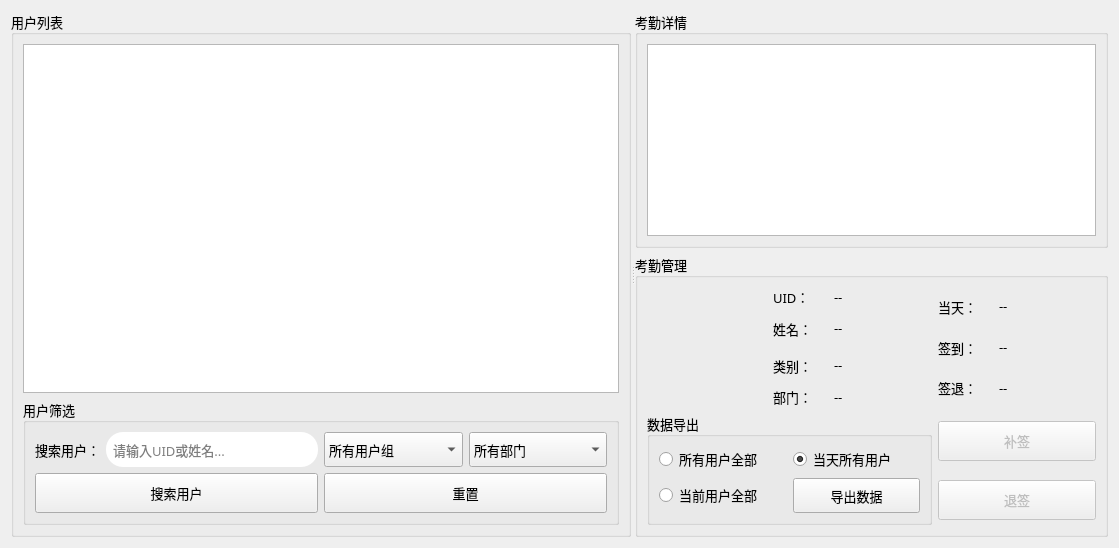
      <widget class="QWidget" name="page_attendManage">
       <layout class="QGridLayout" name="gridLayout_36">
        <item row="0" column="0">
         <widget class="QSplitter" name="splitter_4">
          <property name="orientation">
           <enum>Qt::Horizontal</enum>
          </property>
          <widget class="QGroupBox" name="groupBox_10">
           <property name="minimumSize">
            <size>
             <width>620</width>
             <height>0</height>
            </size>
           </property>
           <property name="font">
            <font>
             <family>微软雅黑</family>
             <pointsize>10</pointsize>
            </font>
           </property>
           <property name="title">
            <string>用户列表</string>
           </property>
           <layout class="QGridLayout" name="gridLayout_33">
            <item row="0" column="0">
             <widget class="QTableView" name="tableView_attendUsers"/>
            </item>
            <item row="1" column="0">
             <widget class="QGroupBox" name="groupBox_30">
              <property name="font">
               <font>
                <family>微软雅黑</family>
                <pointsize>10</pointsize>
               </font>
              </property>
              <property name="title">
               <string>用户筛选</string>
              </property>
              <layout class="QGridLayout" name="gridLayout_66">
               <item row="0" column="1">
                <layout class="QGridLayout" name="gridLayout_65">
                 <item row="0" column="0">
                  <widget class="QComboBox" name="comboBox_group_2">
                   <property name="sizePolicy">
                    <sizepolicy hsizetype="Expanding" vsizetype="Fixed">
                     <horstretch>0</horstretch>
                     <verstretch>0</verstretch>
                    </sizepolicy>
                   </property>
                   <property name="minimumSize">
                    <size>
                     <width>0</width>
                     <height>35</height>
                    </size>
                   </property>
                   <item>
                    <property name="text">
                     <string>所有用户组</string>
                    </property>
                   </item>
                  </widget>
                 </item>
                 <item row="0" column="1">
                  <widget class="QComboBox" name="comboBox_department_2">
                   <property name="sizePolicy">
                    <sizepolicy hsizetype="Expanding" vsizetype="Fixed">
                     <horstretch>0</horstretch>
                     <verstretch>0</verstretch>
                    </sizepolicy>
                   </property>
                   <property name="minimumSize">
                    <size>
                     <width>0</width>
                     <height>35</height>
                    </size>
                   </property>
                   <item>
                    <property name="text">
                     <string>所有部门</string>
                    </property>
                   </item>
                  </widget>
                 </item>
                 <item row="1" column="0" colspan="2">
                  <widget class="QPushButton" name="btn_attendManagePage_recovery">
                   <property name="minimumSize">
                    <size>
                     <width>0</width>
                     <height>40</height>
                    </size>
                   </property>
                   <property name="text">
                    <string>重置</string>
                   </property>
                  </widget>
                 </item>
                </layout>
               </item>
               <item row="0" column="0">
                <layout class="QGridLayout" name="gridLayout_30">
                 <item row="0" column="0">
                  <widget class="QLabel" name="label_21">
                   <property name="text">
                    <string>搜索用户：</string>
                   </property>
                  </widget>
                 </item>
                 <item row="0" column="1">
                  <widget class="QLineEdit" name="lineEdit_searchUid_attend">
                   <property name="minimumSize">
                    <size>
                     <width>0</width>
                     <height>35</height>
                    </size>
                   </property>
                   <property name="font">
                    <font>
                     <family>微软雅黑</family>
                     <pointsize>10</pointsize>
                    </font>
                   </property>
                   <property name="styleSheet">
                    <string notr="true">border-radius: 17.4px;/*设置圆角的大小*/
border: .5px solid rgb(207, 207, 207);
padding: 0px 5px;</string>
                   </property>
                   <property name="text">
                    <string/>
                   </property>
                   <property name="echoMode">
                    <enum>QLineEdit::Normal</enum>
                   </property>
                   <property name="placeholderText">
                    <string>请输入UID或姓名...</string>
                   </property>
                  </widget>
                 </item>
                 <item row="1" column="0" colspan="2">
                  <widget class="QPushButton" name="btn_attendManagePage_search">
                   <property name="minimumSize">
                    <size>
                     <width>0</width>
                     <height>40</height>
                    </size>
                   </property>
                   <property name="text">
                    <string>搜索用户</string>
                   </property>
                   <property name="icon">
                    <iconset resource="resource.qrc">
                     <normaloff>:/images/color_icon/color-search.svg</normaloff>:/images/color_icon/color-search.svg</iconset>
                   </property>
                   <property name="iconSize">
                    <size>
                     <width>20</width>
                     <height>20</height>
                    </size>
                   </property>
                  </widget>
                 </item>
                </layout>
               </item>
              </layout>
             </widget>
            </item>
           </layout>
          </widget>
          <widget class="QWidget" name="layoutWidget">
           <layout class="QVBoxLayout" name="verticalLayout">
            <item>
             <widget class="QGroupBox" name="groupBox_11">
              <property name="minimumSize">
               <size>
                <width>473</width>
                <height>0</height>
               </size>
              </property>
              <property name="font">
               <font>
                <family>微软雅黑</family>
                <pointsize>10</pointsize>
               </font>
              </property>
              <property name="title">
               <string>考勤详情</string>
              </property>
              <layout class="QGridLayout" name="gridLayout_34">
               <item row="0" column="0">
                <widget class="QTableView" name="tableView_attendInfo"/>
               </item>
              </layout>
             </widget>
            </item>
            <item>
             <widget class="QGroupBox" name="groupBox_12">
              <property name="minimumSize">
               <size>
                <width>473</width>
                <height>0</height>
               </size>
              </property>
              <property name="font">
               <font>
                <family>微软雅黑</family>
                <pointsize>10</pointsize>
               </font>
              </property>
              <property name="title">
               <string>考勤管理</string>
              </property>
              <layout class="QGridLayout" name="gridLayout_35">
               <item row="4" column="3" rowspan="2">
                <widget class="QLabel" name="label_26">
                 <property name="minimumSize">
                  <size>
                   <width>40</width>
                   <height>0</height>
                  </size>
                 </property>
                 <property name="maximumSize">
                  <size>
                   <width>55</width>
                   <height>35</height>
                  </size>
                 </property>
                 <property name="text">
                  <string>签退：</string>
                 </property>
                </widget>
               </item>
               <item row="5" column="2">
                <widget class="QLabel" name="label_attendManagePage_dpt">
                 <property name="maximumSize">
                  <size>
                   <width>16777215</width>
                   <height>30</height>
                  </size>
                 </property>
                 <property name="text">
                  <string>--</string>
                 </property>
                </widget>
               </item>
               <item row="0" column="4" rowspan="2">
                <widget class="QLabel" name="label_attendManagePage_status">
                 <property name="maximumSize">
                  <size>
                   <width>16777215</width>
                   <height>30</height>
                  </size>
                 </property>
                 <property name="text">
                  <string>--</string>
                 </property>
                </widget>
               </item>
               <item row="0" column="0" rowspan="6">
                <widget class="QLabel" name="attendManagePage_avatar">
                 <property name="minimumSize">
                  <size>
                   <width>120</width>
                   <height>120</height>
                  </size>
                 </property>
                 <property name="maximumSize">
                  <size>
                   <width>120</width>
                   <height>120</height>
                  </size>
                 </property>
                 <property name="font">
                  <font>
                   <family>微软雅黑</family>
                   <pointsize>16</pointsize>
                  </font>
                 </property>
                 <property name="styleSheet">
                  <string notr="true">margin:5px;</string>
                 </property>
                 <property name="pixmap">
                  <pixmap resource="resource.qrc">:/images/color_icon/user.svg</pixmap>
                 </property>
                 <property name="scaledContents">
                  <bool>true</bool>
                 </property>
                </widget>
               </item>
               <item row="7" column="3" colspan="2">
                <widget class="QPushButton" name="btn_attendManage_cancelAttend">
                 <property name="enabled">
                  <bool>false</bool>
                 </property>
                 <property name="minimumSize">
                  <size>
                   <width>0</width>
                   <height>40</height>
                  </size>
                 </property>
                 <property name="text">
                  <string>退签</string>
                 </property>
                </widget>
               </item>
               <item row="2" column="3" rowspan="2">
                <widget class="QLabel" name="label_25">
                 <property name="minimumSize">
                  <size>
                   <width>40</width>
                   <height>0</height>
                  </size>
                 </property>
                 <property name="maximumSize">
                  <size>
                   <width>55</width>
                   <height>35</height>
                  </size>
                 </property>
                 <property name="text">
                  <string>签到：</string>
                 </property>
                </widget>
               </item>
               <item row="2" column="4" rowspan="2">
                <widget class="QLabel" name="label_attendManagePage_beginTime">
                 <property name="maximumSize">
                  <size>
                   <width>16777215</width>
                   <height>30</height>
                  </size>
                 </property>
                 <property name="text">
                  <string>--</string>
                 </property>
                </widget>
               </item>
               <item row="6" column="3" colspan="2">
                <widget class="QPushButton" name="btn_attendManage_reAttend">
                 <property name="enabled">
                  <bool>false</bool>
                 </property>
                 <property name="minimumSize">
                  <size>
                   <width>0</width>
                   <height>40</height>
                  </size>
                 </property>
                 <property name="text">
                  <string>补签</string>
                 </property>
                </widget>
               </item>
               <item row="3" column="2" rowspan="2">
                <widget class="QLabel" name="label_attendManagePage_group">
                 <property name="maximumSize">
                  <size>
                   <width>16777215</width>
                   <height>30</height>
                  </size>
                 </property>
                 <property name="text">
                  <string>--</string>
                 </property>
                </widget>
               </item>
               <item row="0" column="2">
                <widget class="QLabel" name="label_attendManagePage_uid">
                 <property name="maximumSize">
                  <size>
                   <width>16777215</width>
                   <height>30</height>
                  </size>
                 </property>
                 <property name="text">
                  <string>--</string>
                 </property>
                </widget>
               </item>
               <item row="1" column="2" rowspan="2">
                <widget class="QLabel" name="label_attendManagePage_name">
                 <property name="maximumSize">
                  <size>
                   <width>16777215</width>
                   <height>30</height>
                  </size>
                 </property>
                 <property name="text">
                  <string>--</string>
                 </property>
                </widget>
               </item>
               <item row="0" column="3" rowspan="2">
                <widget class="QLabel" name="label_24">
                 <property name="minimumSize">
                  <size>
                   <width>40</width>
                   <height>0</height>
                  </size>
                 </property>
                 <property name="maximumSize">
                  <size>
                   <width>55</width>
                   <height>35</height>
                  </size>
                 </property>
                 <property name="text">
                  <string>当天：</string>
                 </property>
                </widget>
               </item>
               <item row="0" column="1">
                <widget class="QLabel" name="label_15">
                 <property name="minimumSize">
                  <size>
                   <width>40</width>
                   <height>0</height>
                  </size>
                 </property>
                 <property name="maximumSize">
                  <size>
                   <width>55</width>
                   <height>35</height>
                  </size>
                 </property>
                 <property name="text">
                  <string>UID：</string>
                 </property>
                </widget>
               </item>
               <item row="1" column="1" rowspan="2">
                <widget class="QLabel" name="label_22">
                 <property name="minimumSize">
                  <size>
                   <width>40</width>
                   <height>0</height>
                  </size>
                 </property>
                 <property name="maximumSize">
                  <size>
                   <width>55</width>
                   <height>35</height>
                  </size>
                 </property>
                 <property name="text">
                  <string>姓名：</string>
                 </property>
                </widget>
               </item>
               <item row="6" column="0" rowspan="2" colspan="3">
                <widget class="QGroupBox" name="groupBox_31">
                 <property name="font">
                  <font>
                   <family>微软雅黑</family>
                   <pointsize>10</pointsize>
                  </font>
                 </property>
                 <property name="title">
                  <string>数据导出</string>
                 </property>
                 <layout class="QGridLayout" name="gridLayout_3">
                  <item row="0" column="0">
                   <widget class="QRadioButton" name="rBtn_attendManagePage_all">
                    <property name="text">
                     <string>所有用户全部</string>
                    </property>
                   </widget>
                  </item>
                  <item row="0" column="1">
                   <widget class="QRadioButton" name="rBtn_attendManagePage_allToday">
                    <property name="text">
                     <string>当天所有用户</string>
                    </property>
                    <property name="checked">
                     <bool>true</bool>
                    </property>
                   </widget>
                  </item>
                  <item row="1" column="0">
                   <widget class="QRadioButton" name="rBtn__attendManagePage_curAll">
                    <property name="text">
                     <string>当前用户全部</string>
                    </property>
                   </widget>
                  </item>
                  <item row="1" column="1">
                   <widget class="QPushButton" name="btn_attendManagePage_exp">
                    <property name="minimumSize">
                     <size>
                      <width>0</width>
                      <height>35</height>
                     </size>
                    </property>
                    <property name="text">
                     <string>导出数据</string>
                    </property>
                    <property name="icon">
                     <iconset resource="resource.qrc">
                      <normaloff>:/images/color_icon/color-input.svg</normaloff>:/images/color_icon/color-input.svg</iconset>
                    </property>
                    <property name="iconSize">
                     <size>
                      <width>20</width>
                      <height>20</height>
                     </size>
                    </property>
                   </widget>
                  </item>
                 </layout>
                </widget>
               </item>
               <item row="4" column="4" rowspan="2">
                <widget class="QLabel" name="label_attendManagePage_endTime">
                 <property name="maximumSize">
                  <size>
                   <width>16777215</width>
                   <height>30</height>
                  </size>
                 </property>
                 <property name="text">
                  <string>--</string>
                 </property>
                </widget>
               </item>
               <item row="3" column="1" rowspan="2">
                <widget class="QLabel" name="label_16">
                 <property name="minimumSize">
                  <size>
                   <width>40</width>
                   <height>0</height>
                  </size>
                 </property>
                 <property name="maximumSize">
                  <size>
                   <width>55</width>
                   <height>35</height>
                  </size>
                 </property>
                 <property name="text">
                  <string>类别：</string>
                 </property>
                </widget>
               </item>
               <item row="5" column="1">
                <widget class="QLabel" name="label_23">
                 <property name="minimumSize">
                  <size>
                   <width>40</width>
                   <height>0</height>
                  </size>
                 </property>
                 <property name="maximumSize">
                  <size>
                   <width>55</width>
                   <height>35</height>
                  </size>
                 </property>
                 <property name="text">
                  <string>部门：</string>
                 </property>
                </widget>
               </item>
              </layout>
             </widget>
            </item>
           </layout>
          </widget>
         </widget>
        </item>
       </layout>
      </widget>
